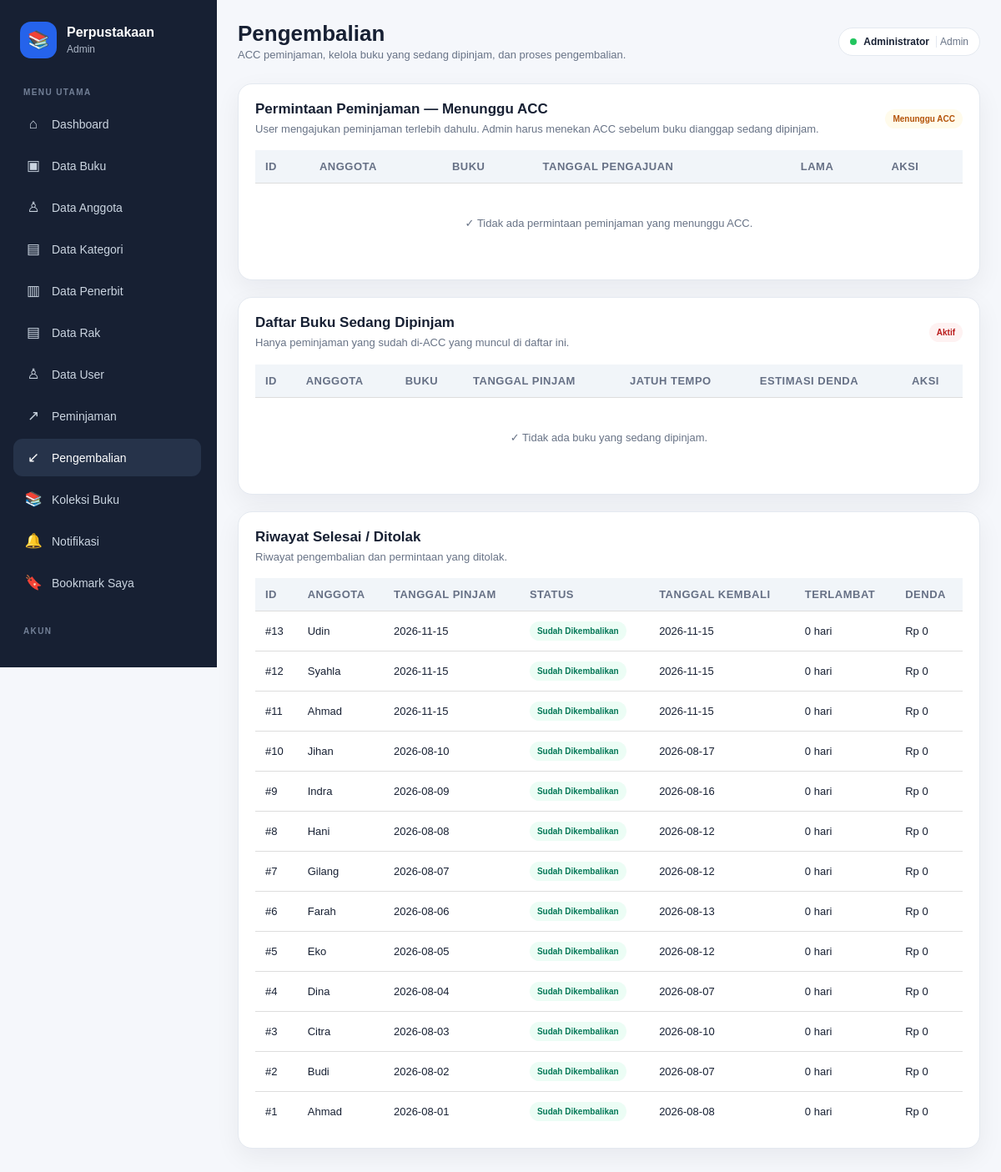
Screenshot of /transaksi/pengembalian.php (signed in) with the database file from the repository.
### tables this page shows
CREATE TABLE `pengembalian` (
  `id` int(10) UNSIGNED NOT NULL,
  `peminjaman_id` int(10) UNSIGNED NOT NULL,
  `tanggal_kembali` date NOT NULL,
  `keterlambatan_hari` int(10) UNSIGNED NOT NULL DEFAULT 0,
  `denda` int(10) UNSIGNED NOT NULL DEFAULT 0,
  `user_id` int(10) UNSIGNED DEFAULT NULL
);

CREATE TABLE `peminjaman` (
  `id` int(10) UNSIGNED NOT NULL,
  `tanggal_pinjam` date NOT NULL,
  `lama_pinjam` int(10) UNSIGNED DEFAULT NULL,
  `keterangan` text DEFAULT NULL,
  `status` enum('diproses','dipinjam','sudah dikembalikan','ditolak') NOT NULL DEFAULT 'diproses',
  `anggota_id` int(10) UNSIGNED DEFAULT NULL,
  `user_id` int(10) UNSIGNED DEFAULT NULL,
  `snapshot_kode_anggota` varchar(20) DEFAULT NULL,
  `snapshot_nama_anggota` varchar(100) DEFAULT NULL
);

### config/app.php (called while the page is built, shortened)
<?php
if (!function_exists("e")) {
  function e($value)
  {
    return htmlspecialchars((string) $value, ENT_QUOTES, "UTF-8");
  }
}

### transaksi/pengembalian.php (the view, shortened to what this page needs)
<?php
require_once __DIR__ . '/../config/connection.php';
$pending = $conn->query(
    "SELECT
        p.id,
        p.tanggal_pinjam,
        p.lama_pinjam,
        COALESCE(p.snapshot_nama_anggota, a.nama, 'Tidak Diketahui') AS anggota,
        COALESCE(p.snapshot_kode_anggota, a.kode_anggota, '-') AS kode_anggota,
        GROUP_CONCAT(
            CONCAT(b.judul, ' (', pd.jumlah, ')')
            SEPARATOR ', '
        ) AS buku
     FROM peminjaman p
     LEFT JOIN anggota a ON a.id = p.anggota_id
     JOIN peminjaman_detail pd ON pd.peminjaman_id = p.id
     JOIN buku b ON b.id = pd.buku_id
     WHERE p.status = 'diproses'
     GROUP BY p.id, p.tanggal_pinjam, p.lama_pinjam, p.snapshot_nama_anggota, p.snapshot_kode_anggota, a.nama, a.kode_anggota
     ORDER BY p.tanggal_pinjam ASC, p.id ASC"
);
$rows = $conn->query(
    "SELECT
        p.id,
        p.tanggal_pinjam,
        p.lama_pinjam,
        COALESCE(p.snapshot_nama_anggota, a.nama, 'Tidak Diketahui') AS anggota,
        COALESCE(SUM(pd.jumlah), 0) AS jumlah_buku,
        GROUP_CONCAT(
            CONCAT(b.judul, ' (', pd.jumlah, ')')
            SEPARATOR ', '
        ) AS buku
     FROM peminjaman p
     LEFT JOIN anggota a ON a.id = p.anggota_id
     JOIN peminjaman_detail pd ON pd.peminjaman_id = p.id
     JOIN buku b ON b.id = pd.buku_id
     WHERE p.status = 'dipinjam'
     GROUP BY p.id, p.tanggal_pinjam, p.lama_pinjam, p.snapshot_nama_anggota, a.nama
     ORDER BY p.tanggal_pinjam DESC, p.id DESC"
);
$riwayat = $conn->query(
    "SELECT
        p.id,
        COALESCE(p.snapshot_nama_anggota, a.nama, 'Tidak Diketahui') AS anggota,
        p.tanggal_pinjam,
        p.lama_pinjam,
        p.status,
        pr.tanggal_kembali,
        pr.keterlambatan_hari,
        pr.denda
     FROM peminjaman p
     LEFT JOIN anggota a ON a.id = p.anggota_id
     LEFT JOIN pengembalian pr ON pr.peminjaman_id = p.id
     WHERE p.status IN ('sudah dikembalikan', 'ditolak')
     ORDER BY p.id DESC"
);
require_once __DIR__ . '/../includes/layout_header.php';
?>
<section class="panel">
    <div class="panel-head">
        <div>
            <h3>Permintaan Peminjaman — Menunggu ACC</h3>
            <p class="muted">User mengajukan peminjaman terlebih dahulu. Admin harus menekan ACC sebelum buku dianggap sedang dipinjam.</p>
        </div>
        <span class="badge yellow">Menunggu ACC</span>
    </div>
    <div class="table-wrap">
        <table>
            <thead>
                <tr>
                    <th>ID</th>
                    <th>Anggota</th>
                    <th>Buku</th>
                    <th>Tanggal Pengajuan</th>
                    <th>Lama</th>
                    <th>Aksi</th>
                </tr>
            </thead>
            <tbody>
                <?php if ($pending->num_rows): ?>
                    <?php while ($row = $pending->fetch_assoc()): ?>
                        <tr>
                            <td>#<?= (int) $row['id'] ?></td>
                            <td>
                                <?= e($row['kode_anggota']) ?> - <?= e($row['anggota']) ?>
                            </td>
                            <td><?= e($row['buku']) ?></td>
                            <td><?= e($row['tanggal_pinjam']) ?></td>
                            <td><?= (int) $row['lama_pinjam'] ?> hari</td>
                            <td>
                                <div class="form-actions">
                                    <form method="post">
                                        <input type="hidden" name="action" value="approve">
                                        <input type="hidden" name="peminjaman_id" value="<?= (int) $row['id'] ?>">
                                        <button type="submit" class="btn small primary" onclick="return confirm('ACC permintaan peminjaman ini?')">
                                            ✓ ACC Peminjaman
                                        </button>
                                    </form>
                                    <form method="post">
                                        <input type="hidden" name="action" value="reject">
                                        <input type="hidden" name="peminjaman_id" value="<?= (int) $row['id'] ?>">
                                        <button type="submit" class="btn small danger" onclick="return confirm('Tolak permintaan peminjaman ini?')">
                                            Tolak
                                        </button>
                                    </form>
                                </div>
                            </td>
                        </tr>
                    <?php endwhile; ?>
                <?php else: ?>
                    <tr>
                        <td colspan="6" class="empty">✓ Tidak ada permintaan peminjaman yang menunggu ACC.</td>
                    </tr>
                <?php endif; ?>
            </tbody>
        </table>
    </div>
</section>
<section class="panel">
    <div class="panel-head">
        <div>
            <h3>Daftar Buku Sedang Dipinjam</h3>
            <p class="muted">Hanya peminjaman yang sudah di-ACC yang muncul di daftar ini.</p>
        </div>
        <span class="badge red">Aktif</span>
    </div>
    <div class="table-wrap">
        <table>
            <thead>
                <tr>
                    <th>ID</th>
                    <th>Anggota</th>
                    <th>Buku</th>
                    <th>Tanggal Pinjam</th>
                    <th>Jatuh Tempo</th>
                    <th>Estimasi Denda</th>
                    <th>Aksi</th>
                </tr>
            </thead>
            <tbody>
                <?php if ($rows->num_rows): ?>
                    <?php while ($row = $rows->fetch_assoc()): ?>
                        <?php
                        $tanggalPinjam = new DateTime($row['tanggal_pinjam']);
                        $jatuhTempo = clone $tanggalPinjam;
                        $jatuhTempo->modify('+' . (int) $row['lama_pinjam'] . ' days');
                        $hariIni = new DateTime(date('Y-m-d'));
                        $hariTerlambat = $hariIni > $jatuhTempo
                            ? (int) $jatuhTempo->diff($hariIni)->days
                            : 0;
                        $estimasiDenda = (int) $row['jumlah_buku'] * $hariTerlambat * DENDA_PER_BUKU_PER_HARI;
                        ?>
                        <tr>
                            <td>#<?= (int) $row['id'] ?></td>
                            <td><?= e($row['anggota']) ?></td>
                            <td><?= e($row['buku']) ?></td>
                            <td><?= e($row['tanggal_pinjam']) ?></td>
                            <td><?= e($jatuhTempo->format('Y-m-d')) ?></td>
                            <td>
                                <?php if ($estimasiDenda > 0): ?>
                                    <span class="badge red">Rp <?= number_format($estimasiDenda, 0, ',', '.') ?></span>
                                <?php else: ?>
                                    <span class="badge green">Rp 0</span>
                                <?php endif; ?>
                            </td>
                            <td>
                                <form method="post">
                                    <input type="hidden" name="action" value="return">
                                    <input type="hidden" name="peminjaman_id" value="<?= (int) $row['id'] ?>">
                                    <button type="submit" class="btn small primary" onclick="return confirm('Kembalikan buku pada transaksi ini?')">
                                        Kembalikan
                                    </button>
                                </form>
                            </td>
                        </tr>
                    <?php endwhile; ?>
                <?php else: ?>
                    <tr>
                        <td colspan="7" class="empty">✓ Tidak ada buku yang sedang dipinjam.</td>
                    </tr>
                <?php endif; ?>
            </tbody>
        </table>
    </div>
</section>
<section class="panel">
    <div class="panel-head">
        <div>
            <h3>Riwayat Selesai / Ditolak</h3>
            <p class="muted">Riwayat pengembalian dan permintaan yang ditolak.</p>
        </div>
    </div>
    <div class="table-wrap">
        <table>
            <thead>
                <tr>
                    <th>ID</th>
                    <th>Anggota</th>
                    <th>Tanggal Pinjam</th>
                    <th>Status</th>
                    <th>Tanggal Kembali</th>
                    <th>Terlambat</th>
                    <th>Denda</th>
                </tr>
            </thead>
            <tbody>
                <?php if ($riwayat->num_rows): ?>
                    <?php while ($row = $riwayat->fetch_assoc()): ?>
                        <tr>
                            <td>#<?= (int) $row['id'] ?></td>
                            <td><?= e($row['anggota']) ?></td>
                            <td><?= e($row['tanggal_pinjam']) ?></td>
                            <td>
                                <?php if ($row['status'] === 'ditolak'): ?>
                                    <span class="badge gray">Ditolak</span>
                                <?php else: ?>
                                    <span class="badge green">Sudah Dikembalikan</span>
                                <?php endif; ?>
                            </td>
                            <td><?= $row['tanggal_kembali'] ? e($row['tanggal_kembali']) : '-' ?></td>
                            <td><?= $row['keterlambatan_hari'] !== null ? (int) $row['keterlambatan_hari'] . ' hari' : '-' ?></td>
                            <td><?= $row['denda'] !== null ? 'Rp ' . number_format((int) $row['denda'], 0, ',', '.') : '-' ?></td>
                        </tr>
                    <?php endwhile; ?>
                <?php else: ?>
                    <tr>
                        <td colspan="7" class="empty">Belum ada riwayat selesai atau ditolak.</td>
                    </tr>
                <?php endif; ?>
            </tbody>
        </table>
    </div>
</section>
<?php require_once __DIR__ . '/../includes/layout_footer.php'; ?>

### assets/css/style.css (style rules this page uses)
* { box-sizing: border-box; margin: 0; padding: 0; }
:root { --nav: #172033; --nav-2: #26334a; --primary: #2563eb; --primary-dark: #1d4ed8; --bg: #f5f7fb; --white: #ffffff; --text: #172033; --muted: #687386; --border: #e4e9f0; --green: #047857; --red: #b91c1c; --orange: #c2410c; --shadow: 0 10px 30px rgba(15, 23, 42, 0.06); --shadow-hover: 0 15px 35px rgba(15, 23, 42, 0.10); --radius: 12px; --radius-lg: 17px; }
html { scroll-behavior: smooth; }
body { font-family: Arial, Helvetica, sans-serif; background: var(--bg); color: var(--text); min-height: 100vh; }
.hero-panel, .panel, .stat-card, .summary-card, .search-hero, .search-results { background: #ffffff; border: 1px solid var(--border); border-radius: var(--radius-lg); box-shadow: var(--shadow); }
.panel { padding: 20px; margin-bottom: 20px; }
.empty, .empty-data { text-align: center !important; color: var(--muted); padding: 40px !important; }
.table-wrap, .table-container { width: 100%; overflow-x: auto; -webkit-overflow-scrolling: touch; }
table { width: 100%; border-collapse: collapse; min-width: 760px; background: #ffffff; }
th, td { padding: 13px 12px; border-bottom: 1px solid var(--border); text-align: left; font-size: 12px; vertical-align: middle; }
th { background: #f8fafc; color: #667085; text-transform: uppercase; font-size: 10px; letter-spacing: 0.5px; white-space: nowrap; }
tbody tr:last-child td { border-bottom: 0; }
table th, table td { padding: 12px; border-bottom: 1px solid #ddd; text-align: left; font-size: 13px; }
table th { background: #f1f5f9; font-weight: bold; }
.badge { display: inline-flex; padding: 6px 9px; border-radius: 999px; font-size: 10px; font-weight: 800; }
.badge.green { background: #ecfdf5; color: var(--green); }
.badge.red { background: #fef2f2; color: var(--red); }
.muted { color: var(--muted); font-size: 13px; line-height: 1.5; }
.panel-head { display: flex; align-items: center; justify-content: space-between; gap: 16px; margin-bottom: 16px; }
.panel-head h3 { font-size: 17px; margin-bottom: 4px; }
.panel-head p { margin: 0; }
.badge.yellow { background: #fffbeb; color: #b45309; }

### rows the page displays
pengembalian: peminjaman "13", anggota "Udin", peminjaman.tanggal_pinjam "2026-11-15", tanggal_kembali "2026-11-15", keterlambatan_hari "0", denda "0"
pengembalian: peminjaman "12", anggota "Syahla", peminjaman.tanggal_pinjam "2026-11-15", tanggal_kembali "2026-11-15", keterlambatan_hari "0", denda "0"
pengembalian: peminjaman "11", anggota "Ahmad", peminjaman.tanggal_pinjam "2026-11-15", tanggal_kembali "2026-11-15", keterlambatan_hari "0", denda "0"
pengembalian: peminjaman "10", anggota "Jihan", peminjaman.tanggal_pinjam "2026-08-10", tanggal_kembali "2026-08-17", keterlambatan_hari "0", denda "0"
pengembalian: peminjaman "9", anggota "Indra", peminjaman.tanggal_pinjam "2026-08-09", tanggal_kembali "2026-08-16", keterlambatan_hari "0", denda "0"
pengembalian: peminjaman "8", anggota "Hani", peminjaman.tanggal_pinjam "2026-08-08", tanggal_kembali "2026-08-12", keterlambatan_hari "0", denda "0"
pengembalian: peminjaman "7", anggota "Gilang", peminjaman.tanggal_pinjam "2026-08-07", tanggal_kembali "2026-08-12", keterlambatan_hari "0", denda "0"
pengembalian: peminjaman "6", anggota "Farah", peminjaman.tanggal_pinjam "2026-08-06", tanggal_kembali "2026-08-13", keterlambatan_hari "0", denda "0"
pengembalian: peminjaman "5", anggota "Eko", peminjaman.tanggal_pinjam "2026-08-05", tanggal_kembali "2026-08-12", keterlambatan_hari "0", denda "0"
pengembalian: peminjaman "4", anggota "Dina", peminjaman.tanggal_pinjam "2026-08-04", tanggal_kembali "2026-08-07", keterlambatan_hari "0", denda "0"
pengembalian: peminjaman "3", anggota "Citra", peminjaman.tanggal_pinjam "2026-08-03", tanggal_kembali "2026-08-10", keterlambatan_hari "0", denda "0"
pengembalian: peminjaman "2", anggota "Budi", peminjaman.tanggal_pinjam "2026-08-02", tanggal_kembali "2026-08-07", keterlambatan_hari "0", denda "0"
pengembalian: peminjaman "1", anggota "Ahmad", peminjaman.tanggal_pinjam "2026-08-01", tanggal_kembali "2026-08-08", keterlambatan_hari "0", denda "0"

### other values shown
$level ?: 'User' "Admin"
$pageTitle "Pengembalian"
$pageDescription "ACC peminjaman, kelola buku yang sedang dipinjam, dan proses pengembalian."
$_SESSION['nama'] "Administrator"
$_SESSION['level'] "Admin"
